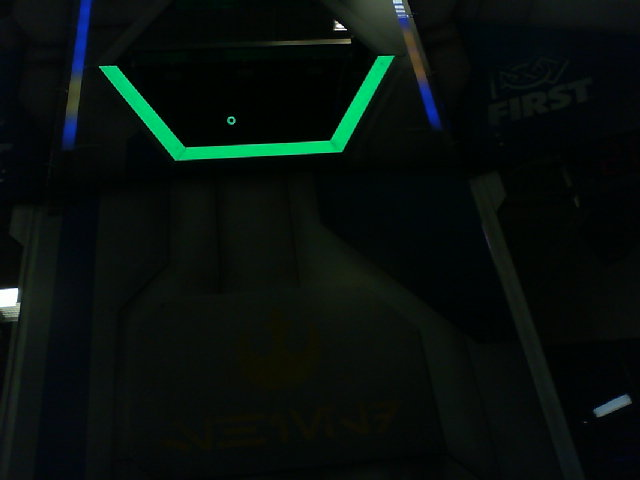
#> input picture python vision code/2020SampleVisionImages/WPILib Robot Vision Images/BlueGoal-060in-Center.jpg, 640 x 480 px, given in place of the camera
$ python 'Vision code 2.py'
#> lines starting #> are read from the running program, lines starting #| are printed output that depends on the picture; after the words box and inside, x2 and y2 are one past the last pixel; in counts of white or black regions, pixels touching at a corner belong together
#> further down, frame is the input picture: shape (480, 640, 3); mean B, G, R 12.6, 15.7, 7.4
#this is ythe vision code for the power cells

import cv2
import numpy as np

def VisionCode(frame):
    lower = (18,30,105)
    upper = (35,255,255)
    fovhor = 62.2
    fovvert = 48.8
    hsvframe = cv2.cvtColor(frame, cv2.COLOR_BGR2HSV)
#> hsvframe: shape (480, 640, 3); mean H, S, V 77, 152, 17
    mask = cv2.inRange(hsvframe, lower, upper)
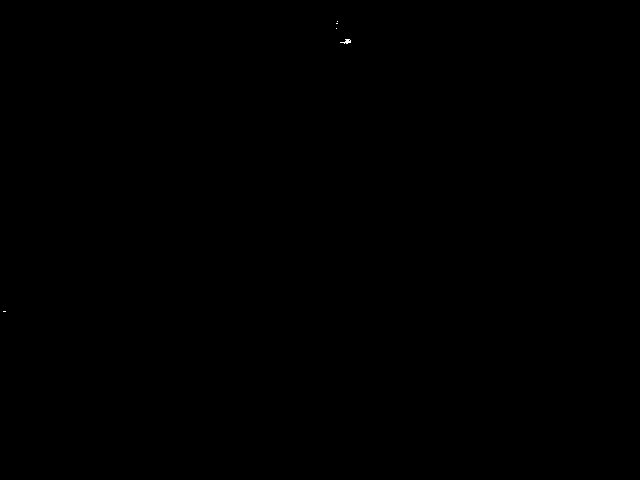
#> mask: shape (480, 640); 0.01% white in thin lines or dots, all inside (x1, y1, x2, y2) = (3, 21, 351, 312)
    contours, _ = cv2.findContours(mask, cv2.RETR_TREE, cv2.CHAIN_APPROX_SIMPLE)
#> contours = 6 contours, all with area under 20
    area = 1000
    contour = False
    for cnt in contours:
        if cv2.contourArea(cnt) > area and cv2.contourArea(cnt) > 1000:
            contour = cnt
            area = cv2.contourArea(cnt)
#> this loop made 6 passes
#> cnt on passes 1, 3, 4, 5, 6: [[3, 311], [5, 311]], [[348, 40], [349, 39], [350, 40], [349, 41]], [[336, 28]], [[336, 23], [337, 23]], [[337, 21]]
#> after the loop, area = 1000; contour = False
    if contour is not False:
        hasTarget = True
        x, y, w, h = cv2.boundingRect(contour)
        zhor = frame.shape[1] * 0.5 / np.tan(np.deg2rad(fovhor) * 0.5)
        zvert = frame.shape[1] * 0.5 / np.tan(np.deg2rad(fovvert) * 0.5)
        position = x + (w * 0.5) - (frame.shape[1] * 0.5)
        anglehor = np.rad2deg(np.arctan(position / zhor))
        anglevert = np.rad2deg(np.arctan(position / zvert))
        datadict = {
            "Horizontal Angle": anglehor,
            "Vertical Angle": anglevert,
            "Has Target": hasTarget
        }
        frame = cv2.rectangle(frame, (x, y), (x+w, y+h), (0,255,0), 2)
    else:
        hasTarget = False
        datadict = {
            "Has Target": hasTarget
        }
    return datadict
    pass

if __name__ == '__main__':
    global cap
    try:
        cap.release(0)
    except:
        pass
    cv2.destroyAllWindows()
    cap = cv2.VideoCapture(0)
    cap.set(cv2.CAP_PROP_FRAME_WIDTH, 640)
    cap.set(cv2.CAP_PROP_FRAME_HEIGHT, 480)

    k=255
    while k !=27:
        ret, frame = cap.read()
        if ret:
            outputs = VisionCode(frame)
#> outputs = {'Has Target': False}
            if outputs is not None:
                print(outputs)
#| {'Has Target': False}
            cv2.imshow('image', frame)
            k = cv2.waitKey(1) & 0xFF
#> (key Esc is pressed here)
            if k == 27:
                break
    cap.release()
    cv2.destroyAllWindows()
